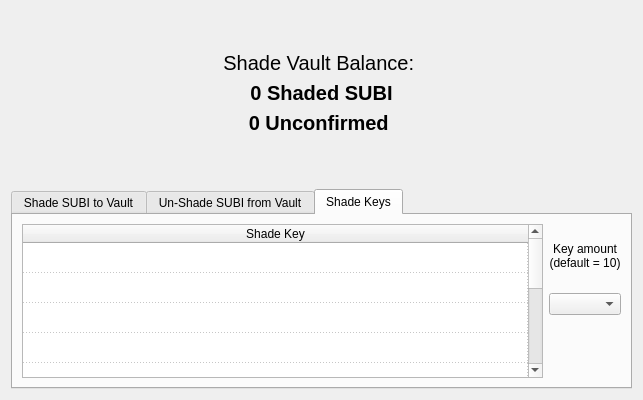
<?xml version="1.0" encoding="UTF-8"?>
<ui version="4.0">
 <class>ShadeVault</class>
 <widget class="QWidget" name="ShadeVault">
  <property name="geometry">
   <rect>
    <x>0</x>
    <y>0</y>
    <width>643</width>
    <height>400</height>
   </rect>
  </property>
  <layout class="QVBoxLayout" name="verticalLayout">
   <item>
    <widget class="QLabel" name="labelExplanation">
     <property name="textFormat">
      <enum>Qt::PlainText</enum>
     </property>
     <property name="alignment">
      <set>Qt::AlignCenter</set>
     </property>
     <property name="wordWrap">
      <bool>true</bool>
     </property>
    </widget>
   </item>
   <item>
    <layout class="QHBoxLayout" name="horizontalLayout_3">
     <property name="topMargin">
      <number>20</number>
     </property>
     <item>
      <spacer name="horizontalSpacer_3">
       <property name="orientation">
        <enum>Qt::Horizontal</enum>
       </property>
       <property name="sizeHint" stdset="0">
        <size>
         <width>40</width>
         <height>20</height>
        </size>
       </property>
      </spacer>
     </item>
     <item>
      <layout class="QVBoxLayout" name="verticalLayout_2">
       <item>
        <widget class="QLabel" name="label_2">
         <property name="font">
          <font>
           <pointsize>15</pointsize>
          </font>
         </property>
         <property name="text">
          <string>Shade Vault Balance: </string>
         </property>
         <property name="alignment">
          <set>Qt::AlignCenter</set>
         </property>
        </widget>
       </item>
       <item>
        <widget class="QLabel" name="total">
         <property name="font">
          <font>
           <pointsize>15</pointsize>
           <weight>75</weight>
           <bold>true</bold>
          </font>
         </property>
         <property name="text">
          <string>0 Shaded SUBI</string>
         </property>
         <property name="alignment">
          <set>Qt::AlignCenter</set>
         </property>
        </widget>
       </item>
       <item>
        <widget class="QLabel" name="unconfirmed_label">
         <property name="font">
          <font>
           <pointsize>15</pointsize>
           <weight>75</weight>
           <bold>true</bold>
          </font>
         </property>
         <property name="text">
          <string>0 Unconfirmed </string>
         </property>
         <property name="alignment">
          <set>Qt::AlignCenter</set>
         </property>
        </widget>
       </item>
      </layout>
     </item>
     <item>
      <spacer name="horizontalSpacer">
       <property name="orientation">
        <enum>Qt::Horizontal</enum>
       </property>
       <property name="sizeHint" stdset="0">
        <size>
         <width>40</width>
         <height>20</height>
        </size>
       </property>
      </spacer>
     </item>
    </layout>
   </item>
   <item>
    <spacer name="verticalSpacer">
     <property name="orientation">
      <enum>Qt::Vertical</enum>
     </property>
     <property name="sizeHint" stdset="0">
      <size>
       <width>20</width>
       <height>40</height>
      </size>
     </property>
    </spacer>
   </item>
   <item>
    <layout class="QHBoxLayout" name="horizontalLayout" stretch="0">
     <item>
      <widget class="QTabWidget" name="tabWidget">
       <property name="sizePolicy">
        <sizepolicy hsizetype="Expanding" vsizetype="Fixed">
         <horstretch>0</horstretch>
         <verstretch>0</verstretch>
        </sizepolicy>
       </property>
       <property name="minimumSize">
        <size>
         <width>0</width>
         <height>138</height>
        </size>
       </property>
       <property name="maximumSize">
        <size>
         <width>16777215</width>
         <height>200</height>
        </size>
       </property>
       <property name="currentIndex">
        <number>2</number>
       </property>
       <widget class="QWidget" name="tab">
        <attribute name="title">
         <string>Shade SUBI to Vault</string>
        </attribute>
        <layout class="QHBoxLayout" name="horizontalLayout_2">
         <property name="spacing">
          <number>5</number>
         </property>
         <item>
          <layout class="QVBoxLayout" name="verticalLayout_3">
           <property name="topMargin">
            <number>12</number>
           </property>
           <property name="rightMargin">
            <number>0</number>
           </property>
           <property name="bottomMargin">
            <number>12</number>
           </property>
           <item>
            <widget class="QLabel" name="label_6">
             <property name="font">
              <font>
               <weight>75</weight>
               <bold>true</bold>
              </font>
             </property>
             <property name="text">
              <string>Shade To:</string>
             </property>
             <property name="alignment">
              <set>Qt::AlignRight|Qt::AlignTrailing|Qt::AlignVCenter</set>
             </property>
            </widget>
           </item>
           <item>
            <widget class="QLabel" name="label_7">
             <property name="font">
              <font>
               <weight>75</weight>
               <bold>true</bold>
              </font>
             </property>
             <property name="text">
              <string>Amount:</string>
             </property>
             <property name="alignment">
              <set>Qt::AlignRight|Qt::AlignTrailing|Qt::AlignVCenter</set>
             </property>
            </widget>
           </item>
          </layout>
         </item>
         <item>
          <layout class="QVBoxLayout" name="verticalLayout_4">
           <property name="rightMargin">
            <number>10</number>
           </property>
           <item>
            <widget class="QLineEdit" name="shadeTo">
             <property name="enabled">
              <bool>false</bool>
             </property>
             <property name="minimumSize">
              <size>
               <width>350</width>
               <height>25</height>
              </size>
             </property>
             <property name="placeholderText">
              <string>e.g. yd12XEHUs1y2Z9NYSufNxKOWftA74gYb8Q7l4jrGlGRpc6/ry0X4FUfApaFkJtyAYAAXJKWSpw3jshPeKQ9isJ6ysSIZ3BDf8qEyDl5iS9WGey1dIR6wOyhm2njcVzL6pltNS32cWDYuFuhtG8opsXmh0v1B12h7IcME/28QxIMA</string>
             </property>
            </widget>
           </item>
           <item>
            <widget class="QLineEdit" name="shadeAmount">
             <property name="sizePolicy">
              <sizepolicy hsizetype="Fixed" vsizetype="Fixed">
               <horstretch>0</horstretch>
               <verstretch>0</verstretch>
              </sizepolicy>
             </property>
             <property name="layoutDirection">
              <enum>Qt::LeftToRight</enum>
             </property>
             <property name="alignment">
              <set>Qt::AlignLeading|Qt::AlignLeft|Qt::AlignVCenter</set>
             </property>
             <property name="placeholderText">
              <string>e.g. 17</string>
             </property>
            </widget>
           </item>
          </layout>
         </item>
         <item>
          <layout class="QVBoxLayout" name="verticalLayout_5">
           <property name="spacing">
            <number>50</number>
           </property>
           <property name="topMargin">
            <number>30</number>
           </property>
           <property name="rightMargin">
            <number>0</number>
           </property>
           <property name="bottomMargin">
            <number>0</number>
           </property>
           <item>
            <widget class="QCheckBox" name="shadeToMeCheckBox">
             <property name="text">
              <string>Shade to Myself</string>
             </property>
             <property name="checked">
              <bool>true</bool>
             </property>
            </widget>
           </item>
           <item>
            <widget class="QPushButton" name="shadeSUBIButton">
             <property name="toolTip">
              <string>Shade SUBI</string>
             </property>
             <property name="text">
              <string>&amp;Shade SUBI</string>
             </property>
             <property name="autoDefault">
              <bool>false</bool>
             </property>
            </widget>
           </item>
          </layout>
         </item>
        </layout>
       </widget>
       <widget class="QWidget" name="tab_2">
        <attribute name="title">
         <string>Un-Shade SUBI from Vault</string>
        </attribute>
        <layout class="QHBoxLayout" name="horizontalLayout_4">
         <property name="spacing">
          <number>5</number>
         </property>
         <item>
          <layout class="QVBoxLayout" name="verticalLayout_6">
           <property name="topMargin">
            <number>12</number>
           </property>
           <property name="rightMargin">
            <number>0</number>
           </property>
           <property name="bottomMargin">
            <number>12</number>
           </property>
           <item>
            <widget class="QLabel" name="label">
             <property name="font">
              <font>
               <weight>75</weight>
               <bold>true</bold>
              </font>
             </property>
             <property name="text">
              <string>Un-Shade To:</string>
             </property>
             <property name="alignment">
              <set>Qt::AlignRight|Qt::AlignTrailing|Qt::AlignVCenter</set>
             </property>
            </widget>
           </item>
           <item>
            <widget class="QLabel" name="label_3">
             <property name="font">
              <font>
               <weight>75</weight>
               <bold>true</bold>
              </font>
             </property>
             <property name="text">
              <string>Amount:</string>
             </property>
             <property name="alignment">
              <set>Qt::AlignRight|Qt::AlignTrailing|Qt::AlignVCenter</set>
             </property>
            </widget>
           </item>
          </layout>
         </item>
         <item>
          <layout class="QVBoxLayout" name="verticalLayout_7">
           <property name="rightMargin">
            <number>0</number>
           </property>
           <item>
            <widget class="QLineEdit" name="convertShadeToThirdPartyAddress">
             <property name="enabled">
              <bool>false</bool>
             </property>
             <property name="sizePolicy">
              <sizepolicy hsizetype="Expanding" vsizetype="Fixed">
               <horstretch>0</horstretch>
               <verstretch>0</verstretch>
              </sizepolicy>
             </property>
             <property name="minimumSize">
              <size>
               <width>0</width>
               <height>25</height>
              </size>
             </property>
             <property name="maximumSize">
              <size>
               <width>16777215</width>
               <height>16777215</height>
              </size>
             </property>
             <property name="text">
              <string/>
             </property>
             <property name="placeholderText">
              <string>e.g. SGshe11sePfsXGNn6oJQ1CzeGMGhhYTQxV/yd12XEHUs1y2Z9NYSufNxKOWftA74gYb8Q7l4jrGlGRpc6/ry0X4FUfApaFkJtyAYAAXJKWSpw3jshPeKQ9isJ6ysSIZ3BDf8qEyDl5iS9WGey1dIR6wOyhm2njcVzL6pltNS32cWDYuFuhtG8opsXmh0v1B12h7IcME/28QxIMA</string>
             </property>
            </widget>
           </item>
           <item>
            <widget class="QLineEdit" name="convertSUBIAmount">
             <property name="sizePolicy">
              <sizepolicy hsizetype="Fixed" vsizetype="Fixed">
               <horstretch>0</horstretch>
               <verstretch>0</verstretch>
              </sizepolicy>
             </property>
             <property name="placeholderText">
              <string>e.g. 17</string>
             </property>
            </widget>
           </item>
          </layout>
         </item>
         <item>
          <layout class="QVBoxLayout" name="verticalLayout_8">
           <property name="spacing">
            <number>50</number>
           </property>
           <property name="topMargin">
            <number>30</number>
           </property>
           <property name="rightMargin">
            <number>0</number>
           </property>
           <property name="bottomMargin">
            <number>0</number>
           </property>
           <item>
            <widget class="QCheckBox" name="convertShadeToMeCheckBox">
             <property name="text">
              <string>Un-Shade to Myself</string>
             </property>
             <property name="checked">
              <bool>true</bool>
             </property>
            </widget>
           </item>
           <item>
            <widget class="QPushButton" name="convertShadeButton">
             <property name="toolTip">
              <string>Convert Shaded SUBI</string>
             </property>
             <property name="text">
              <string>&amp;Un-Shade SUBI</string>
             </property>
             <property name="autoDefault">
              <bool>false</bool>
             </property>
            </widget>
           </item>
          </layout>
         </item>
        </layout>
       </widget>
       <widget class="QWidget" name="tab_4">
        <attribute name="title">
         <string>Shade Keys</string>
        </attribute>
        <layout class="QHBoxLayout" name="horizontalLayout_5">
         <item>
          <widget class="QTableWidget" name="keyPackList">
           <property name="editTriggers">
            <set>QAbstractItemView::NoEditTriggers</set>
           </property>
           <property name="alternatingRowColors">
            <bool>false</bool>
           </property>
           <property name="showGrid">
            <bool>true</bool>
           </property>
           <property name="gridStyle">
            <enum>Qt::DotLine</enum>
           </property>
           <attribute name="horizontalHeaderStretchLastSection">
            <bool>true</bool>
           </attribute>
           <attribute name="verticalHeaderVisible">
            <bool>false</bool>
           </attribute>
           <attribute name="verticalHeaderDefaultSectionSize">
            <number>30</number>
           </attribute>
           <attribute name="verticalHeaderMinimumSectionSize">
            <number>20</number>
           </attribute>
           <row>
            <property name="text">
             <string>1</string>
            </property>
           </row>
           <row>
            <property name="text">
             <string>2</string>
            </property>
           </row>
           <row>
            <property name="text">
             <string>3</string>
            </property>
           </row>
           <row>
            <property name="text">
             <string>4</string>
            </property>
           </row>
           <row>
            <property name="text">
             <string>5</string>
            </property>
           </row>
           <row>
            <property name="text">
             <string>6</string>
            </property>
           </row>
           <row>
            <property name="text">
             <string>7</string>
            </property>
           </row>
           <row>
            <property name="text">
             <string>8</string>
            </property>
           </row>
           <row>
            <property name="text">
             <string>9</string>
            </property>
           </row>
           <row>
            <property name="text">
             <string>10</string>
            </property>
           </row>
           <column>
            <property name="text">
             <string>Shade Key</string>
            </property>
           </column>
          </widget>
         </item>
         <item>
          <layout class="QVBoxLayout" name="verticalLayout_9">
           <property name="rightMargin">
            <number>0</number>
           </property>
           <item>
            <widget class="QLabel" name="label_4">
             <property name="sizePolicy">
              <sizepolicy hsizetype="Preferred" vsizetype="MinimumExpanding">
               <horstretch>0</horstretch>
               <verstretch>0</verstretch>
              </sizepolicy>
             </property>
             <property name="text">
              <string>Key amount
(default = 10)</string>
             </property>
             <property name="alignment">
              <set>Qt::AlignCenter</set>
             </property>
            </widget>
           </item>
           <item>
            <widget class="QComboBox" name="keyPackAmount">
             <property name="currentText">
              <string/>
             </property>
             <property name="maxCount">
              <number>1999999999</number>
             </property>
            </widget>
           </item>
           <item>
            <spacer name="verticalSpacer_2">
             <property name="orientation">
              <enum>Qt::Vertical</enum>
             </property>
             <property name="sizeHint" stdset="0">
              <size>
               <width>20</width>
               <height>40</height>
              </size>
             </property>
            </spacer>
           </item>
          </layout>
         </item>
        </layout>
       </widget>
      </widget>
     </item>
    </layout>
   </item>
  </layout>
 </widget>
 <resources/>
 <connections/>
</ui>
